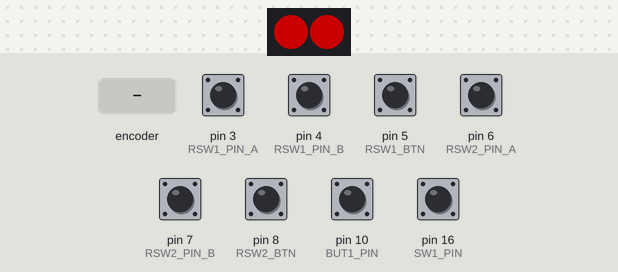
Bench run of a sketch on a simulated Arduino Leonardo, built with avr-gcc and run on an emulated ATmega32U4. On the bench: 2 RGB LEDs in strip order, left to right. Inputs (shaded band) come from the test bench; at power-on: pin 3 (RSW1_PIN_A), pin 4 (RSW1_PIN_B), pin 5 (RSW1_BTN), pin 6 (RSW2_PIN_A), pin 7 (RSW2_PIN_B), pin 8 (RSW2_BTN), pin 10 (BUT1_PIN), pin 16 (SW1_PIN) HIGH. Dim RGB values are drawn brighter than linear; USB keyboard and mouse output is not drawn.

Above: at 1.2 s.
1.3 s: rotary encoder on pin 3 (RSW1_PIN_A) / pin 4 (RSW1_PIN_B) turned 3 steps (first pin leading)
At 1.48 s:
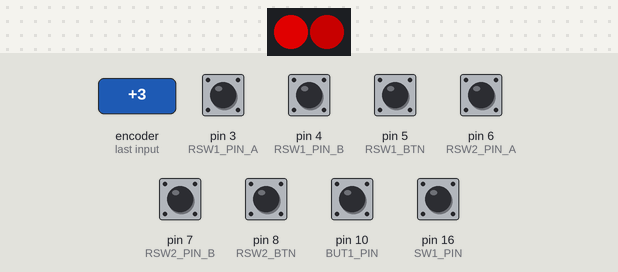
3.4 s: pin 6 (RSW2_PIN_A) pulled LOW for 0.15 s
At 4.3 s:
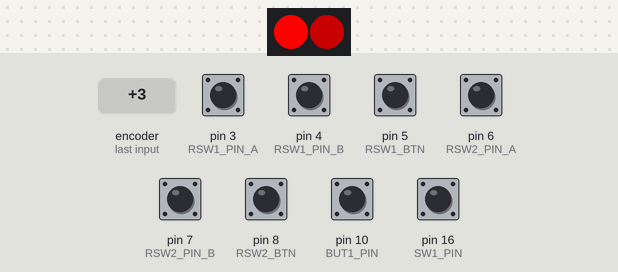
5.0 s: pin 7 (RSW2_PIN_B) pulled LOW for 0.15 s
At 5.5 s:
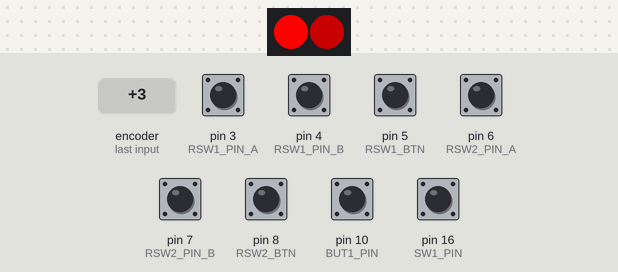
6.6 s: rotary encoder on pin 3 (RSW1_PIN_A) / pin 4 (RSW1_PIN_B) turned 2 steps (second pin leading)
At 6.78 s:
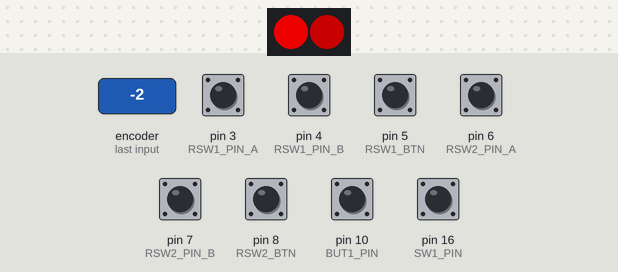
8.5 s: pin 6 (RSW2_PIN_A) pulled LOW for 1 s
At 9.3 s:
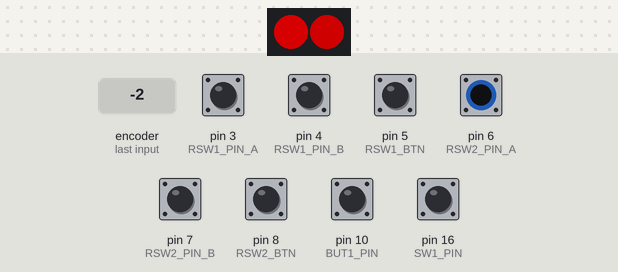
11.0 s: pin 7 (RSW2_PIN_B) pulled LOW for 1 s
At 11.8 s:
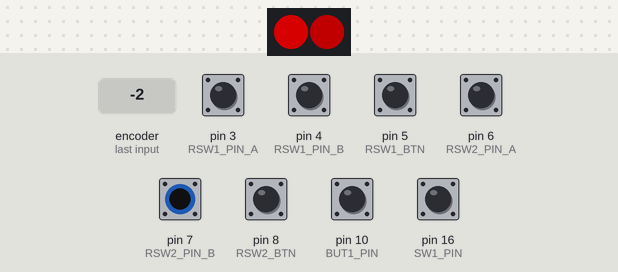
Timing chart, 0 to 14.0 s (numbered marks = the images above; inputs shaded):
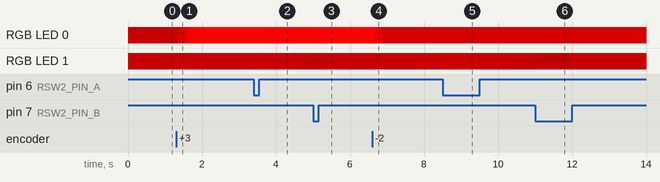

Measured:
- after the input at 1.3 s, RGB LED 0: RGB(100, 0, 0) → RGB(115, 0, 0) at once, → RGB(160, 0, 0) 0.07 s later, → RGB(220, 0, 0) 0.20 s later, → RGB(255, 0, 0) 0.17 s later
- after the input at 3.4 s, RGB LED 1: RGB(100, 0, 0) → RGB(115, 0, 0) at once, → RGB(100, 0, 0) 0.15 s later
- after the input at 5.0 s, RGB LED 1: RGB(100, 0, 0) → RGB(85, 0, 0) at once, → RGB(100, 0, 0) 0.15 s later
- after the input at 6.6 s, RGB LED 0: RGB(255, 0, 0) → RGB(240, 0, 0) at once, → RGB(195, 0, 0) 0.07 s later, → RGB(135, 0, 0) 0.20 s later
- after the input at 8.5 s, RGB LED 1: RGB(100, 0, 0) → RGB(115, 0, 0) at once, → RGB(100, 0, 0) 1.0 s later
- after the input at 11.0 s, RGB LED 1: RGB(100, 0, 0) → RGB(85, 0, 0) at once, → RGB(100, 0, 0) 1.0 s later

The sketch:

Cayman_GT4-v2.1_BB_Top_2enc.ino
```cpp
#include <Joystick.h>
#include <Adafruit_NeoPixel.h>

// --- Pin definitions ---
#define RSW1_PIN_A 3
#define RSW1_PIN_B 4
#define RSW1_BTN   5

#define RSW2_PIN_A 6
#define RSW2_PIN_B 7
#define RSW2_BTN   8

#define BUT1_PIN   10
#define SW1_PIN    16

#define LED_PIN    2
#define NUM_LEDS   2

// --- LED brightness control ---
#define MIN_BRIGHTNESS 10
#define MAX_BRIGHTNESS 255
#define BRIGHTNESS_STEP 15

int led1_brightness = 100;
int led2_brightness = 100;

Adafruit_NeoPixel leds(NUM_LEDS, LED_PIN, NEO_GRB + NEO_KHZ800);

Joystick_ Joystick(JOYSTICK_DEFAULT_REPORT_ID, JOYSTICK_TYPE_GAMEPAD,
                   8, 0, // 8 buttons, 0 hats
                   false, false, false, // No axes
                   false, false, false,
                   false, false, false,
                   false, false);

// --- Encoder state tracking ---
int last_rsw1_state = 0;
int last_rsw2_state = 0;

void setup() {
  pinMode(RSW1_PIN_A, INPUT_PULLUP);
  pinMode(RSW1_PIN_B, INPUT_PULLUP);
  pinMode(RSW1_BTN,   INPUT_PULLUP);

  pinMode(RSW2_PIN_A, INPUT_PULLUP);
  pinMode(RSW2_PIN_B, INPUT_PULLUP);
  pinMode(RSW2_BTN,   INPUT_PULLUP);

  pinMode(BUT1_PIN, INPUT_PULLUP);
  pinMode(SW1_PIN, INPUT_PULLUP);

  leds.begin();
  leds.show();

  Joystick.begin();
}

// --- Button handler ---
void updateButton(uint8_t pin, uint8_t buttonIndex) {
  static uint8_t lastState[20];
  uint8_t state = digitalRead(pin);
  uint8_t pressed = !state;
  if (pressed != lastState[pin]) {
    Joystick.setButton(buttonIndex, pressed);
    lastState[pin] = pressed;
  }
}

// --- Toggle switch as momentary press ---
void handleToggleAsMomentary(uint8_t pin, uint8_t buttonIndex) {
  static bool lastState = HIGH;
  bool currentState = digitalRead(pin);
  if (currentState != lastState) {
    Joystick.setButton(buttonIndex, 1);
    delay(100);
    Joystick.setButton(buttonIndex, 0);
  }
  lastState = currentState;
}

// --- Rotary encoder with direction ---
void handleEncoder(int pinA, int pinB, int &lastState, uint8_t btnLeft, uint8_t btnRight, int &brightness) {
  int MSB = digitalRead(pinA); // A
  int LSB = digitalRead(pinB); // B

  int encoded = (MSB << 1) | LSB;
  int sum = (lastState << 2) | encoded;

  // Clockwise
  if (sum == 0b1101 || sum == 0b0100 || sum == 0b0010 || sum == 0b1011) {
    Joystick.setButton(btnRight, 1);
    delay(10);
    Joystick.setButton(btnRight, 0);
    brightness = min(MAX_BRIGHTNESS, brightness + BRIGHTNESS_STEP);
  }

  // Counter-clockwise
  if (sum == 0b1110 || sum == 0b0111 || sum == 0b0001 || sum == 0b1000) {
    Joystick.setButton(btnLeft, 1);
    delay(10);
    Joystick.setButton(btnLeft, 0);
    brightness = max(MIN_BRIGHTNESS, brightness - BRIGHTNESS_STEP);
  }

  lastState = encoded;
}

// --- LED update ---
void updateLEDs() {
  leds.setPixelColor(0, leds.Color(led1_brightness, 0, 0));
  leds.setPixelColor(1, leds.Color(led2_brightness, 0, 0));
  leds.show();
}

void loop() {
  // Handle encoder direction and brightness
  handleEncoder(RSW1_PIN_A, RSW1_PIN_B, last_rsw1_state, 1, 2, led1_brightness);
  handleEncoder(RSW2_PIN_A, RSW2_PIN_B, last_rsw2_state, 4, 5, led2_brightness);

  // Handle buttons
  updateButton(RSW1_BTN, 0);
  updateButton(RSW2_BTN, 3);
  updateButton(BUT1_PIN, 6);
  handleToggleAsMomentary(SW1_PIN, 7);

  updateLEDs();
}
```
